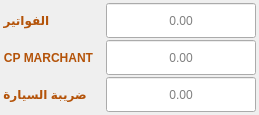
                 <widget class="QFrame" name="factursFrame">
                  <property name="styleSheet">
                   <string notr="true">/* The Container Frame */
QFrame#factursFrame {
    background-color: #fffbeb;
    border: 2px solid #fde68a;
    border-radius: 15px; /* High radius for pill shape */
    padding: 7px;
}

/* The Value Label */
QLabel {
    color: #b45309; /* Dark charcoal */
    font-weight: 500;
    qproperty-alignment: 'AlignCenter';
}</string>
                  </property>
                  <layout class="QVBoxLayout" name="verticalLayout_8">
                   <property name="spacing">
                    <number>2</number>
                   </property>
                   <property name="sizeConstraint">
                    <enum>QLayout::SetDefaultConstraint</enum>
                   </property>
                   <property name="leftMargin">
                    <number>3</number>
                   </property>
                   <property name="topMargin">
                    <number>3</number>
                   </property>
                   <property name="rightMargin">
                    <number>3</number>
                   </property>
                   <property name="bottomMargin">
                    <number>3</number>
                   </property>
                   <item>
                    <layout class="QHBoxLayout" name="horizontalLayout_2">
                     <property name="bottomMargin">
                      <number>0</number>
                     </property>
                     <item>
                      <widget class="QLabel" name="lbl_cpInvoices">
                       <property name="styleSheet">
                        <string notr="true"/>
                       </property>
                       <property name="text">
                        <string>الفواتير</string>
                       </property>
                       <property name="alignment">
                        <set>Qt::AlignCenter</set>
                       </property>
                      </widget>
                     </item>
                     <item>
                      <spacer>
                       <property name="orientation">
                        <enum>Qt::Horizontal</enum>
                       </property>
                       <property name="sizeHint" stdset="0">
                        <size>
                         <width>10</width>
                         <height>10</height>
                        </size>
                       </property>
                      </spacer>
                     </item>
                     <item>
                      <widget class="QLineEdit" name="le_cpInvoices">
                       <property name="minimumSize">
                        <size>
                         <width>150</width>
                         <height>35</height>
                        </size>
                       </property>
                       <property name="maximumSize">
                        <size>
                         <width>150</width>
                         <height>35</height>
                        </size>
                       </property>
                       <property name="alignment">
                        <set>Qt::AlignCenter</set>
                       </property>
                       <property name="placeholderText">
                        <string>0.00</string>
                       </property>
                      </widget>
                     </item>
                    </layout>
                   </item>
                   <item>
                    <layout class="QHBoxLayout" name="horizontalLayout_4">
                     <property name="bottomMargin">
                      <number>0</number>
                     </property>
                     <item>
                      <widget class="QLabel" name="lbl_cpSetup">
                       <property name="styleSheet">
                        <string notr="true"/>
                       </property>
                       <property name="text">
                        <string>CP MARCHANT</string>
                       </property>
                       <property name="alignment">
                        <set>Qt::AlignCenter</set>
                       </property>
                      </widget>
                     </item>
                     <item>
                      <spacer>
                       <property name="orientation">
                        <enum>Qt::Horizontal</enum>
                       </property>
                       <property name="sizeHint" stdset="0">
                        <size>
                         <width>10</width>
                         <height>10</height>
                        </size>
                       </property>
                      </spacer>
                     </item>
                     <item>
                      <widget class="QLineEdit" name="le_cpMarchant">
                       <property name="minimumSize">
                        <size>
                         <width>150</width>
                         <height>35</height>
                        </size>
                       </property>
                       <property name="maximumSize">
                        <size>
                         <width>150</width>
                         <height>35</height>
                        </size>
                       </property>
                       <property name="alignment">
                        <set>Qt::AlignCenter</set>
                       </property>
                       <property name="placeholderText">
                        <string>0.00</string>
                       </property>
                      </widget>
                     </item>
                    </layout>
                   </item>
                   <item>
                    <layout class="QHBoxLayout" name="horizontalLayout_3">
                     <property name="bottomMargin">
                      <number>0</number>
                     </property>
                     <item>
                      <widget class="QLabel" name="lbl_cpClientIn">
                       <property name="styleSheet">
                        <string notr="true"/>
                       </property>
                       <property name="text">
                        <string>ضريبة السيارة</string>
                       </property>
                       <property name="alignment">
                        <set>Qt::AlignCenter</set>
                       </property>
                      </widget>
                     </item>
                     <item>
                      <spacer>
                       <property name="orientation">
                        <enum>Qt::Horizontal</enum>
                       </property>
                       <property name="sizeHint" stdset="0">
                        <size>
                         <width>10</width>
                         <height>10</height>
                        </size>
                       </property>
                      </spacer>
                     </item>
                     <item>
                      <widget class="QLineEdit" name="le_cpVehicleTax">
                       <property name="minimumSize">
                        <size>
                         <width>150</width>
                         <height>35</height>
                        </size>
                       </property>
                       <property name="maximumSize">
                        <size>
                         <width>150</width>
                         <height>35</height>
                        </size>
                       </property>
                       <property name="alignment">
                        <set>Qt::AlignCenter</set>
                       </property>
                       <property name="placeholderText">
                        <string>0.00</string>
                       </property>
                      </widget>
                     </item>
                    </layout>
                   </item>
                  </layout>
                 </widget>
